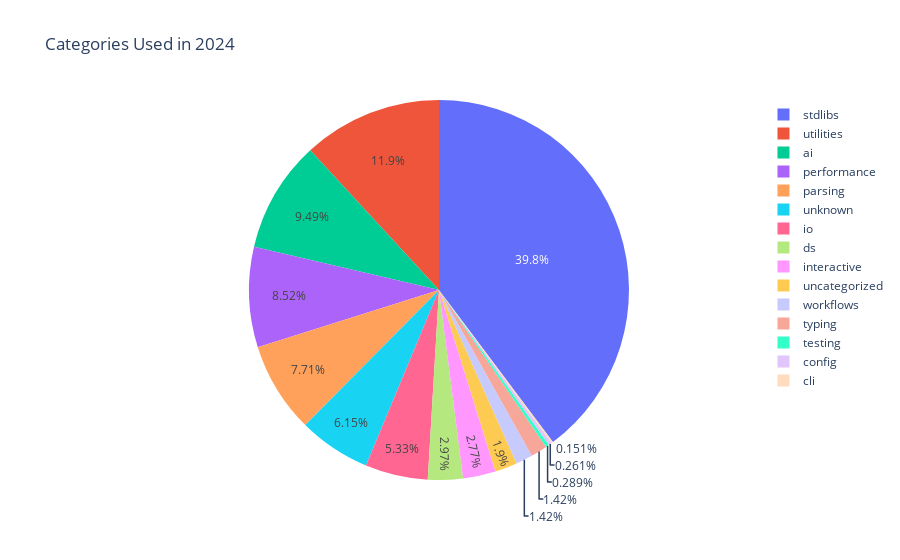

Write notebook code for a chart like this one.
### Markdown cell above
### a). Category Pie Chart

### Code cell
category_count = merged_df_exploded.groupby('category')['category'].count().rename('Count').reset_index()

fig = px.pie(category_count, names = 'category', values = 'Count', title = 'Categories Used in 2024', labels = {
   'category':'Category',
} )
fig.show()

### Figure 1 — Plotly figure (JSON) as saved in the notebook; plotly's stock layout.template omitted (floating-point values rounded to 4 significant figures)
{"data": [{"domain": {"x": [0, 1], "y": [0, 1]}, "hovertemplate": "Category=%{label}<br>Count=%{value}<extra></extra>", "labels": ["ai", "cli", "config", "ds", "interactive", "io", "parsing", "performance", "stdlibs", "testing", "typing", "uncategorized", "unknown", "utilities", "workflows"], "legendgroup": "", "name": "", "showlegend": true, "type": "pie", "values": [2394055, 38043, 65835, 750531, 699189, 1345541, 1945547, 2149884, 10032385, 72946, 357082, 479914, 1551776, 2990613, 357712]}], "layout": {"legend": {"tracegroupgap": 0}, "title": {"text": "Categories Used in 2024"}}}
